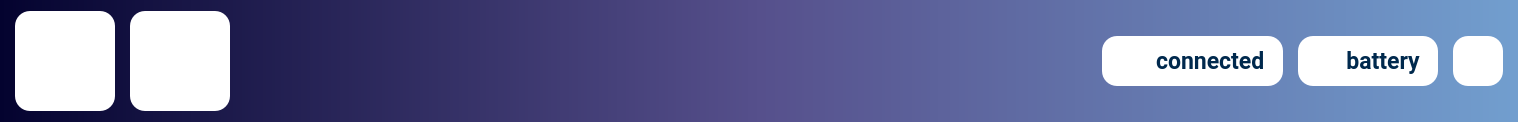
         <widget class="QFrame" name="status_bar_3">
          <property name="styleSheet">
           <string notr="true">
background-color: qlineargradient(spread: pad, x1:0, y1:0, x2:1, y2:0, stop:0 rgb(4, 3, 47), stop:0.5 rgb(86, 80, 140), stop:1 rgb(114, 159, 207));
</string>
          </property>
          <property name="frameShape">
           <enum>QFrame::NoFrame</enum>
          </property>
          <property name="frameShadow">
           <enum>QFrame::Raised</enum>
          </property>
          <layout class="QHBoxLayout" name="horizontalLayout_11">
           <property name="spacing">
            <number>15</number>
           </property>
           <property name="leftMargin">
            <number>15</number>
           </property>
           <property name="rightMargin">
            <number>15</number>
           </property>
           <item>
            <widget class="QLabel" name="Logo_fab_7">
             <property name="sizePolicy">
              <sizepolicy hsizetype="Expanding" vsizetype="Minimum">
               <horstretch>0</horstretch>
               <verstretch>0</verstretch>
              </sizepolicy>
             </property>
             <property name="minimumSize">
              <size>
               <width>100</width>
               <height>100</height>
              </size>
             </property>
             <property name="maximumSize">
              <size>
               <width>100</width>
               <height>100</height>
              </size>
             </property>
             <property name="font">
              <font>
               <family>Roboto</family>
               <weight>75</weight>
               <bold>true</bold>
              </font>
             </property>
             <property name="styleSheet">
              <string notr="true">background-color: rgb(255, 255, 255);
border-radius:  15px;</string>
             </property>
             <property name="text">
              <string/>
             </property>
             <property name="pixmap">
              <pixmap resource="../resources/resources.qrc">:/logos/Logos/Logo BK.png</pixmap>
             </property>
             <property name="scaledContents">
              <bool>true</bool>
             </property>
             <property name="alignment">
              <set>Qt::AlignCenter</set>
             </property>
            </widget>
           </item>
           <item>
            <widget class="QLabel" name="Logo_fab_6">
             <property name="sizePolicy">
              <sizepolicy hsizetype="Expanding" vsizetype="Minimum">
               <horstretch>0</horstretch>
               <verstretch>0</verstretch>
              </sizepolicy>
             </property>
             <property name="minimumSize">
              <size>
               <width>100</width>
               <height>100</height>
              </size>
             </property>
             <property name="maximumSize">
              <size>
               <width>100</width>
               <height>100</height>
              </size>
             </property>
             <property name="font">
              <font>
               <family>Roboto</family>
               <weight>75</weight>
               <bold>true</bold>
              </font>
             </property>
             <property name="styleSheet">
              <string notr="true">background-color: rgb(255, 255, 255);
border-radius:  15px;</string>
             </property>
             <property name="text">
              <string/>
             </property>
             <property name="pixmap">
              <pixmap resource="../resources/resources.qrc">:/logos/Logos/Fablab Logo-aftercut.png</pixmap>
             </property>
             <property name="scaledContents">
              <bool>true</bool>
             </property>
             <property name="alignment">
              <set>Qt::AlignCenter</set>
             </property>
            </widget>
           </item>
           <item>
            <spacer name="horizontalSpacer_21">
             <property name="orientation">
              <enum>Qt::Horizontal</enum>
             </property>
             <property name="sizeHint" stdset="0">
              <size>
               <width>857</width>
               <height>20</height>
              </size>
             </property>
            </spacer>
           </item>
           <item>
            <widget class="QWidget" name="widget_20" native="true">
             <property name="maximumSize">
              <size>
               <width>16777215</width>
               <height>50</height>
              </size>
             </property>
             <property name="styleSheet">
              <string notr="true">background-color: rgb(255, 255, 255);
border-radius:  15px;
color: rgb(0, 41, 77);</string>
             </property>
             <layout class="QHBoxLayout" name="horizontalLayout_22">
              <property name="topMargin">
               <number>0</number>
              </property>
              <property name="bottomMargin">
               <number>0</number>
              </property>
              <item>
               <widget class="QWidget" name="widget_23" native="true">
                <property name="font">
                 <font>
                  <family>Roboto</family>
                  <pointsize>17</pointsize>
                 </font>
                </property>
                <layout class="QHBoxLayout" name="horizontalLayout_23">
                 <property name="topMargin">
                  <number>0</number>
                 </property>
                 <property name="bottomMargin">
                  <number>0</number>
                 </property>
                 <item>
                  <widget class="QLabel" name="label_19">
                   <property name="minimumSize">
                    <size>
                     <width>30</width>
                     <height>30</height>
                    </size>
                   </property>
                   <property name="maximumSize">
                    <size>
                     <width>50</width>
                     <height>50</height>
                    </size>
                   </property>
                   <property name="text">
                    <string/>
                   </property>
                   <property name="pixmap">
                    <pixmap resource="../resources/resources.qrc">:/Icons/Icons/mqtt_icon.svg</pixmap>
                   </property>
                   <property name="scaledContents">
                    <bool>false</bool>
                   </property>
                   <property name="alignment">
                    <set>Qt::AlignCenter</set>
                   </property>
                  </widget>
                 </item>
                 <item>
                  <widget class="QLabel" name="label_mqtt_4">
                   <property name="sizePolicy">
                    <sizepolicy hsizetype="Preferred" vsizetype="Preferred">
                     <horstretch>0</horstretch>
                     <verstretch>0</verstretch>
                    </sizepolicy>
                   </property>
                   <property name="minimumSize">
                    <size>
                     <width>0</width>
                     <height>30</height>
                    </size>
                   </property>
                   <property name="maximumSize">
                    <size>
                     <width>16777215</width>
                     <height>50</height>
                    </size>
                   </property>
                   <property name="font">
                    <font>
                     <family>Roboto</family>
                     <pointsize>17</pointsize>
                     <weight>75</weight>
                     <bold>true</bold>
                    </font>
                   </property>
                   <property name="text">
                    <string>connected</string>
                   </property>
                   <property name="textFormat">
                    <enum>Qt::PlainText</enum>
                   </property>
                  </widget>
                 </item>
                </layout>
               </widget>
              </item>
             </layout>
            </widget>
           </item>
           <item>
            <widget class="QWidget" name="widget_24" native="true">
             <property name="maximumSize">
              <size>
               <width>16777215</width>
               <height>50</height>
              </size>
             </property>
             <property name="styleSheet">
              <string notr="true">background-color: rgb(255, 255, 255);
border-radius:  15px;
color: rgb(0, 41, 77);</string>
             </property>
             <layout class="QHBoxLayout" name="horizontalLayout_24">
              <property name="topMargin">
               <number>0</number>
              </property>
              <property name="bottomMargin">
               <number>0</number>
              </property>
              <item>
               <widget class="QWidget" name="widget_25" native="true">
                <layout class="QHBoxLayout" name="horizontalLayout_25">
                 <property name="spacing">
                  <number>0</number>
                 </property>
                 <property name="topMargin">
                  <number>0</number>
                 </property>
                 <property name="bottomMargin">
                  <number>0</number>
                 </property>
                 <item>
                  <widget class="QLabel" name="label_21">
                   <property name="minimumSize">
                    <size>
                     <width>30</width>
                     <height>30</height>
                    </size>
                   </property>
                   <property name="maximumSize">
                    <size>
                     <width>30</width>
                     <height>30</height>
                    </size>
                   </property>
                   <property name="text">
                    <string/>
                   </property>
                   <property name="pixmap">
                    <pixmap resource="../resources/resources.qrc">:/Icons/Icons/battery.png</pixmap>
                   </property>
                   <property name="scaledContents">
                    <bool>true</bool>
                   </property>
                   <property name="alignment">
                    <set>Qt::AlignCenter</set>
                   </property>
                  </widget>
                 </item>
                 <item>
                  <widget class="QLabel" name="label_battery_4">
                   <property name="sizePolicy">
                    <sizepolicy hsizetype="Preferred" vsizetype="Preferred">
                     <horstretch>0</horstretch>
                     <verstretch>0</verstretch>
                    </sizepolicy>
                   </property>
                   <property name="minimumSize">
                    <size>
                     <width>0</width>
                     <height>30</height>
                    </size>
                   </property>
                   <property name="maximumSize">
                    <size>
                     <width>16777215</width>
                     <height>50</height>
                    </size>
                   </property>
                   <property name="font">
                    <font>
                     <family>Roboto</family>
                     <pointsize>17</pointsize>
                     <weight>75</weight>
                     <bold>true</bold>
                    </font>
                   </property>
                   <property name="styleSheet">
                    <string notr="true"/>
                   </property>
                   <property name="frameShape">
                    <enum>QFrame::NoFrame</enum>
                   </property>
                   <property name="frameShadow">
                    <enum>QFrame::Raised</enum>
                   </property>
                   <property name="text">
                    <string>battery</string>
                   </property>
                   <property name="scaledContents">
                    <bool>false</bool>
                   </property>
                   <property name="alignment">
                    <set>Qt::AlignCenter</set>
                   </property>
                   <property name="margin">
                    <number>5</number>
                   </property>
                   <property name="indent">
                    <number>0</number>
                   </property>
                  </widget>
                 </item>
                </layout>
               </widget>
              </item>
             </layout>
            </widget>
           </item>
           <item>
            <widget class="QPushButton" name="logout">
             <property name="sizePolicy">
              <sizepolicy hsizetype="MinimumExpanding" vsizetype="Preferred">
               <horstretch>0</horstretch>
               <verstretch>0</verstretch>
              </sizepolicy>
             </property>
             <property name="minimumSize">
              <size>
               <width>50</width>
               <height>50</height>
              </size>
             </property>
             <property name="maximumSize">
              <size>
               <width>50</width>
               <height>50</height>
              </size>
             </property>
             <property name="styleSheet">
              <string notr="true">background-color: rgb(255, 255, 255);
border-radius:  15px;
color: rgb(0, 41, 77);</string>
             </property>
             <property name="text">
              <string/>
             </property>
             <property name="icon">
              <iconset resource="../resources/resources.qrc">
               <normaloff>:/Icons/Icons/log-out.svg</normaloff>:/Icons/Icons/log-out.svg</iconset>
             </property>
             <property name="iconSize">
              <size>
               <width>25</width>
               <height>25</height>
              </size>
             </property>
            </widget>
           </item>
          </layout>
         </widget>
